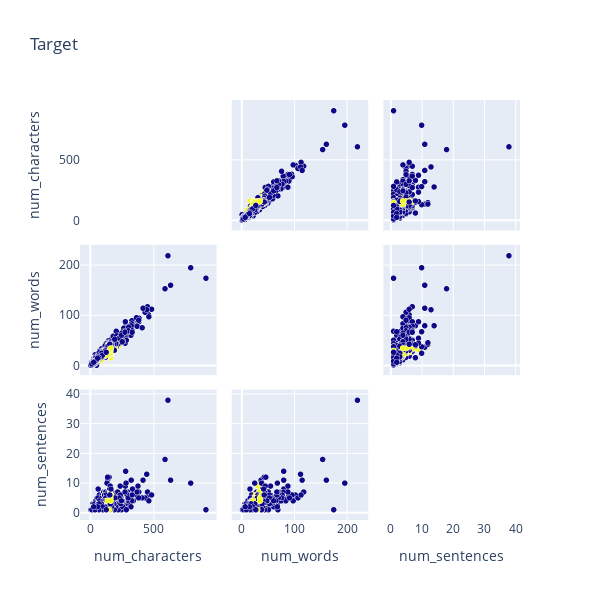

This figure's notebook cell:
### Code cell
import plotly.graph_objects as go

index_vals = df['target']

fig = go.Figure(data=go.Splom(
    dimensions=[
        dict(label='num_characters', values=df['num_characters']),
        dict(label='num_words', values=df['num_words']),
        dict(label='num_sentences', values=df['num_sentences'])
    ],
    diagonal=dict(visible=False),  # Removed extra closing parenthesis
    text=df['target'],
    marker=dict(
        color=index_vals,
        showscale=False,  # colors encode categorical variables
        line_color='white',
        line_width=0.5
    )
))

fig.update_layout(
    title='Target',
    width=600,
    height=600
)

fig.show()

### Figure 1 — Plotly figure (JSON) as saved in the notebook; plotly's stock layout.template omitted (floating-point values rounded to 4 significant figures; data arrays with more than 128 entries replaced by an {"elided": "..."} marker saying what was removed)
{"data": [{"diagonal": {"visible": false}, "dimensions": [{"label": "num_characters", "values": {"elided": "5169 int values"}}, {"label": "num_words", "values": {"elided": "5169 int values"}}, {"label": "num_sentences", "values": {"elided": "5169 int values"}}], "marker": {"color": {"elided": "5169 int values"}, "line": {"color": "white", "width": 0.5}, "showscale": false}, "text": {"elided": "5169 int values"}, "type": "splom"}], "layout": {"height": 600, "title": {"text": "Target"}, "width": 600, "xaxis": {"autorange": true, "range": [-81.23, 993.2], "type": "linear"}, "xaxis2": {"autorange": true, "range": [-19.07, 240.1], "type": "linear"}, "xaxis3": {"autorange": true, "range": [-2.392, 41.39], "type": "linear"}, "yaxis": {"autorange": true, "range": [-82.9, 994.9], "type": "linear"}, "yaxis2": {"autorange": true, "range": [-19.48, 240.5], "type": "linear"}, "yaxis3": {"autorange": true, "range": [-2.459, 41.46], "type": "linear"}}}
